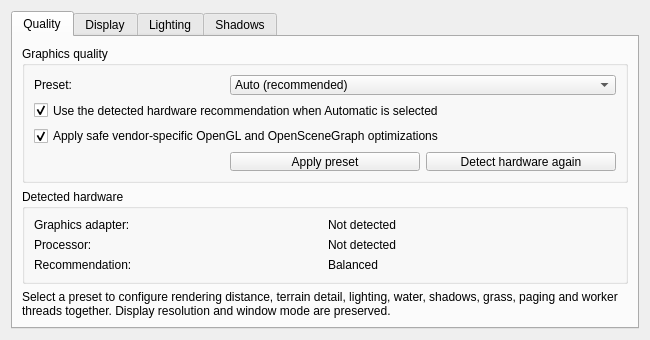
<?xml version="1.0" encoding="UTF-8"?>
<ui version="4.0">
 <class>GraphicsPage</class>
 <widget class="QWidget" name="GraphicsPage">
  <property name="geometry">
   <rect>
    <x>0</x>
    <y>0</y>
    <width>650</width>
    <height>340</height>
   </rect>
  </property>
  <layout class="QVBoxLayout" name="verticalLayout">
   <item alignment="Qt::AlignTop">
    <widget class="QTabWidget" name="DisplayTabWidget">
     <property name="currentIndex">
      <number>0</number>
     </property>
     <widget class="QWidget" name="QualityWrapper">
      <attribute name="title">
       <string>Quality</string>
      </attribute>
      <layout class="QVBoxLayout" name="qualityPageLayout">
       <item>
        <widget class="QGroupBox" name="qualityPresetGroupBox">
         <property name="title">
          <string>Graphics quality</string>
         </property>
         <layout class="QGridLayout" name="qualityPresetLayout">
          <item row="0" column="0">
           <widget class="QLabel" name="qualityPresetLabel">
            <property name="text">
             <string>Preset:</string>
            </property>
           </widget>
          </item>
          <item row="0" column="1" colspan="2">
           <widget class="QComboBox" name="qualityPresetComboBox">
            <item><property name="text"><string>Auto (recommended)</string></property></item>
            <item><property name="text"><string>Minimum</string></property></item>
            <item><property name="text"><string>Low</string></property></item>
            <item><property name="text"><string>Balanced</string></property></item>
            <item><property name="text"><string>Medium</string></property></item>
            <item><property name="text"><string>High</string></property></item>
            <item><property name="text"><string>Ultra</string></property></item>
           </widget>
          </item>
          <item row="1" column="0" colspan="3">
           <widget class="QCheckBox" name="autoSelectQualityCheckBox">
            <property name="text">
             <string>Use the detected hardware recommendation when Automatic is selected</string>
            </property>
            <property name="checked"><bool>true</bool></property>
           </widget>
          </item>
          <item row="2" column="0" colspan="3">
           <widget class="QCheckBox" name="vendorOptimizationsCheckBox">
            <property name="text">
             <string>Apply safe vendor-specific OpenGL and OpenSceneGraph optimizations</string>
            </property>
            <property name="checked"><bool>true</bool></property>
           </widget>
          </item>
          <item row="3" column="1">
           <widget class="QPushButton" name="applyQualityButton">
            <property name="text"><string>Apply preset</string></property>
           </widget>
          </item>
          <item row="3" column="2">
           <widget class="QPushButton" name="detectHardwareButton">
            <property name="text"><string>Detect hardware again</string></property>
           </widget>
          </item>
         </layout>
        </widget>
       </item>
       <item>
        <widget class="QGroupBox" name="detectedHardwareGroupBox">
         <property name="title"><string>Detected hardware</string></property>
         <layout class="QGridLayout" name="detectedHardwareLayout">
          <item row="0" column="0"><widget class="QLabel" name="qualityGpuTitleLabel"><property name="text"><string>Graphics adapter:</string></property></widget></item>
          <item row="0" column="1"><widget class="QLabel" name="qualityGpuLabel"><property name="text"><string>Not detected</string></property><property name="textInteractionFlags"><set>Qt::TextSelectableByMouse</set></property></widget></item>
          <item row="1" column="0"><widget class="QLabel" name="qualityCpuTitleLabel"><property name="text"><string>Processor:</string></property></widget></item>
          <item row="1" column="1"><widget class="QLabel" name="qualityCpuLabel"><property name="text"><string>Not detected</string></property></widget></item>
          <item row="2" column="0"><widget class="QLabel" name="qualityRecommendationTitleLabel"><property name="text"><string>Recommendation:</string></property></widget></item>
          <item row="2" column="1"><widget class="QLabel" name="qualityRecommendationLabel"><property name="text"><string>Balanced</string></property></widget></item>
         </layout>
        </widget>
       </item>
       <item>
        <widget class="QLabel" name="qualityDescriptionLabel">
         <property name="wordWrap"><bool>true</bool></property>
         <property name="text"><string>Select a preset to configure rendering distance, terrain detail, lighting, water, shadows, grass, paging and worker threads together. Display resolution and window mode are preserved.</string></property>
        </widget>
       </item>
       <item>
        <spacer name="qualityVerticalSpacer">
         <property name="orientation"><enum>Qt::Vertical</enum></property>
         <property name="sizeHint" stdset="0"><size><width>20</width><height>20</height></size></property>
        </spacer>
       </item>
      </layout>
     </widget>
     <widget class="QWidget" name="DisplayWrapper">
      <attribute name="title">
       <string>Display</string>
      </attribute>
      <layout class="QHBoxLayout" name="horizontalLayout_2">
       <item>
        <widget class="QWidget" name="DisplayWidget">
         <layout class="QGridLayout" name="gridLayout_4" columnstretch="1,0">
          <item row="3" column="0">
           <widget class="QLabel" name="antiAliasingLabel">
            <property name="text">
             <string>Anti-aliasing:</string>
            </property>
           </widget>
          </item>
          <item row="6" column="0">
           <widget class="QCheckBox" name="framerateLimitCheckBox">
            <property name="text">
             <string>Framerate Limit:</string>
            </property>
           </widget>
          </item>
          <item row="5" column="1">
           <layout class="QGridLayout" name="resolutionLayout">
            <item row="1" column="2">
             <layout class="QHBoxLayout" name="customResolutionLayout" stretch="1,0,1">
              <item>
               <widget class="QSpinBox" name="customWidthSpinBox">
                <property name="minimum">
                 <number>800</number>
                </property>
               </widget>
              </item>
              <item>
               <widget class="QLabel" name="multiplyLabel">
                <property name="text">
                 <string> x </string>
                </property>
               </widget>
              </item>
              <item>
               <widget class="QSpinBox" name="customHeightSpinBox">
                <property name="minimum">
                 <number>600</number>
                </property>
               </widget>
              </item>
             </layout>
            </item>
            <item row="1" column="1">
             <widget class="QRadioButton" name="customRadioButton">
              <property name="text">
               <string>Custom:</string>
              </property>
             </widget>
            </item>
            <item row="0" column="1">
             <widget class="QRadioButton" name="standardRadioButton">
              <property name="text">
               <string>Standard:</string>
              </property>
              <property name="checkable">
               <bool>true</bool>
              </property>
             </widget>
            </item>
            <item row="0" column="2">
             <widget class="QComboBox" name="resolutionComboBox"/>
            </item>
           </layout>
          </item>
          <item row="6" column="1">
           <widget class="QDoubleSpinBox" name="framerateLimitSpinBox">
            <property name="enabled">
             <bool>false</bool>
            </property>
            <property name="suffix">
             <string> FPS</string>
            </property>
            <property name="decimals">
             <number>1</number>
            </property>
            <property name="minimum">
             <double>1</double>
            </property>
            <property name="maximum">
             <double>1000</double>
            </property>
            <property name="singleStep">
             <double>15</double>
            </property>
            <property name="value">
             <double>300</double>
            </property>
           </widget>
          </item>
          <item row="2" column="0">
           <widget class="QCheckBox" name="windowBorderCheckBox">
            <property name="text">
             <string>Window Border</string>
            </property>
           </widget>
          </item>
          <item row="1" column="0">
           <widget class="QCheckBox" name="fullScreenCheckBox">
            <property name="text">
             <string>Full Screen</string>
            </property>
           </widget>
          </item>
          <item row="5" column="0">
           <widget class="QLabel" name="resolutionLabel">
            <property name="text">
             <string>Resolution:</string>
            </property>
            <property name="alignment">
             <set>Qt::AlignLeading|Qt::AlignLeft|Qt::AlignTop</set>
            </property>
           </widget>
          </item>
          <item row="4" column="1">
           <widget class="QComboBox" name="screenComboBox"/>
          </item>
          <item row="4" column="0">
           <widget class="QLabel" name="screenLabel">
            <property name="text">
             <string>Screen:</string>
            </property>
           </widget>
          </item>
          <item row="3" column="1">
           <widget class="QComboBox" name="antiAliasingComboBox">
            <item>
             <property name="text">
              <string>0</string>
             </property>
            </item>
            <item>
             <property name="text">
              <string>2</string>
             </property>
            </item>
            <item>
             <property name="text">
              <string>4</string>
             </property>
            </item>
            <item>
             <property name="text">
              <string>8</string>
             </property>
            </item>
            <item>
             <property name="text">
              <string>16</string>
             </property>
            </item>
           </widget>
          </item>
          <item row="0" column="0">
           <widget class="QCheckBox" name="vSyncCheckBox">
            <property name="text">
             <string>Vertical Sync</string>
            </property>
           </widget>
          </item>
         </layout>
        </widget>
       </item>
      </layout>
     </widget>
     <widget class="QWidget" name="LightingWrapper">
      <attribute name="title">
       <string>Lighting</string>
      </attribute>
      <layout class="QVBoxLayout" name="lightingLayout">
       <item>
        <layout class="QHBoxLayout" name="lightingMethodLayout">
         <item>
          <widget class="QLabel" name="lightingMethodLabel">
           <property name="text">
            <string>Lighting Method:</string>
           </property>
          </widget>
         </item>
         <item>
          <widget class="QComboBox" name="lightingMethodComboBox">
           <item>
            <property name="text">
             <string>legacy</string>
            </property>
           </item>
           <item>
            <property name="text">
             <string>shaders compatibility</string>
            </property>
           </item>
           <item>
            <property name="text">
             <string>shaders</string>
            </property>
           </item>
          </widget>
         </item>
        </layout>
       </item>
       <item>
        <spacer name="verticalSpacer">
         <property name="orientation">
          <enum>Qt::Vertical</enum>
         </property>
         <property name="sizeHint" stdset="0">
          <size>
           <width>20</width>
           <height>40</height>
          </size>
         </property>
        </spacer>
       </item>
      </layout>
     </widget>
     <widget class="QWidget" name="ShadowWrapper">
      <attribute name="title">
       <string>Shadows</string>
      </attribute>
      <layout class="QHBoxLayout" name="horizontalLayout">
       <item>
        <widget class="QWidget" name="ShadowWidget">
         <property name="sizePolicy">
          <sizepolicy hsizetype="Preferred" vsizetype="Preferred">
           <horstretch>1</horstretch>
           <verstretch>1</verstretch>
          </sizepolicy>
         </property>
         <layout class="QGridLayout" name="shadowsLayout" columnstretch="0,0">

          <item row="0" column="0">
           <widget class="QCheckBox" name="playerShadowsCheckBox">
            <property name="toolTip">
             <string>&lt;html&gt;&lt;head/&gt;&lt;body&gt;&lt;p&gt;Enable shadows exclusively for the player character. May have a very minor performance impact.&lt;/p&gt;&lt;/body&gt;&lt;/html&gt;</string>
            </property>
            <property name="text">
             <string>Enable Player Shadows</string>
            </property>
           </widget>
          </item>
          <item row="1" column="0">
           <widget class="QCheckBox" name="actorShadowsCheckBox">
            <property name="toolTip">
             <string>&lt;html&gt;&lt;head/&gt;&lt;body&gt;&lt;p&gt;Enable shadows for NPCs and creatures besides the player character. May have a minor performance impact.&lt;/p&gt;&lt;/body&gt;&lt;/html&gt;</string>
            </property>
            <property name="text">
             <string>Enable Actor Shadows</string>
            </property>
           </widget>
          </item>
          <item row="2" column="0">
           <widget class="QCheckBox" name="objectShadowsCheckBox">
            <property name="toolTip">
             <string>&lt;html&gt;&lt;head/&gt;&lt;body&gt;&lt;p&gt;Enable shadows for primarily inanimate objects. May have a significant performance impact.&lt;/p&gt;&lt;/body&gt;&lt;/html&gt;</string>
            </property>
            <property name="text">
             <string>Enable Object Shadows</string>
            </property>
           </widget>
          </item>
          <item row="3" column="0">
           <widget class="QCheckBox" name="terrainShadowsCheckBox">
            <property name="toolTip">
             <string>&lt;html&gt;&lt;head/&gt;&lt;body&gt;&lt;p&gt;Enable shadows for the terrain including distant terrain. May have a significant performance and shadow quality impact.&lt;/p&gt;&lt;/body&gt;&lt;/html&gt;</string>
            </property>
            <property name="text">
             <string>Enable Terrain Shadows</string>
            </property>
           </widget>
          </item>
          <item row="4" column="0">
           <widget class="QCheckBox" name="indoorShadowsCheckBox">
            <property name="toolTip">
             <string>&lt;html&gt;&lt;head/&gt;&lt;body&gt;&lt;p&gt;Due to limitations with Morrowind's data, only actors can cast shadows indoors, which some might feel is distracting.&lt;/p&gt;&lt;p&gt;Has no effect if actor/player shadows are not enabled.&lt;/p&gt;&lt;/body&gt;&lt;/html&gt;</string>
            </property>
            <property name="text">
             <string>Enable Indoor Shadows</string>
            </property>
           </widget>
          </item>
          <item row="5" column="0">
           <widget class="QLabel" name="shadowComputeSceneBoundsLabel">
            <property name="toolTip">
             <string>&lt;html&gt;&lt;head/&gt;&lt;body&gt;&lt;p&gt;Type of "compute scene bounds" computation method to be used. Bounds (default) for good balance between performance and shadow quality, primitives for better looking shadows or none for no computation.&lt;/p&gt;&lt;/body&gt;&lt;/html&gt;</string>
            </property>
            <property name="text">
             <string>Shadow Near Far Computation Method:</string>
            </property>
           </widget>
          </item>
          <item row="5" column="1">compute scene bounds
           <widget class="QComboBox" name="shadowComputeSceneBoundsComboBox">
            <item>
             <property name="text">
              <string>bounds</string>
             </property>
            </item>
            <item>
             <property name="text">
              <string>primitives</string>
             </property>
            </item>
            <item>
             <property name="text">
              <string>none</string>
             </property>
            </item>
           </widget>
          </item>
          <item row="6" column="0">
           <widget class="QLabel" name="shadowResolutionLabel">
            <property name="toolTip">
             <string>&lt;html&gt;&lt;head/&gt;&lt;body&gt;&lt;p&gt;The resolution of each individual shadow map. Increasing it significantly improves shadow quality but may have a minor performance impact.&lt;/p&gt;&lt;/body&gt;&lt;/html&gt;</string>
            </property>
            <property name="text">
             <string>Shadow Map Resolution:</string>
            </property>
           </widget>
          </item>
          <item row="6" column="1">
           <widget class="QComboBox" name="shadowResolutionComboBox">
            <item>
             <property name="text">
              <string>256</string>
             </property>
            </item>
            <item>
             <property name="text">
              <string>512</string>
             </property>
            </item>
            <item>
             <property name="text">
              <string>1024</string>
             </property>
            </item>
            <item>
             <property name="text">
              <string>2048</string>
             </property>
            </item>
            <item>
             <property name="text">
              <string>4096</string>
             </property>
            </item>
            <item>
             <property name="text">
              <string>8192</string>
             </property>
            </item>
           </widget>
          </item>
          <item row="7" column="0">
           <widget class="QCheckBox" name="shadowDistanceCheckBox">
            <property name="toolTip">
             <string>&lt;html&gt;&lt;head/&gt;&lt;body&gt;&lt;p&gt;The distance from the camera at which shadows completely disappear.&lt;/p&gt;&lt;/body&gt;&lt;/html&gt;</string>
            </property>
            <property name="text">
             <string>Shadow Distance Limit:</string>
            </property>
           </widget>
          </item>
          <item row="7" column="1">
           <widget class="QSpinBox" name="shadowDistanceSpinBox">
            <property name="enabled">
             <bool>false</bool>
            </property>
            <property name="toolTip">
             <string>&lt;html&gt;&lt;head/&gt;&lt;body&gt;&lt;p&gt;64 game units is 1 real life yard or about 0.9 m&lt;/p&gt;&lt;/body&gt;&lt;/html&gt;</string>
            </property>
            <property name="suffix">
             <string> unit(s)</string>
            </property>
            <property name="minimum">
             <number>512</number>
            </property>
            <property name="maximum">
             <number>81920</number>
            </property>
            <property name="value">
             <number>8192</number>
            </property>
           </widget>
          </item>
          <item row="8" column="0">
           <widget class="QLabel" name="fadeStartLabel">
            <property name="toolTip">
             <string>&lt;html&gt;&lt;head/&gt;&lt;body&gt;&lt;p&gt;The fraction of the limit above at which shadows begin to gradually fade away.&lt;/p&gt;&lt;/body&gt;&lt;/html&gt;</string>
            </property>
            <property name="text">
             <string>Fade Start Multiplier:</string>
            </property>
           </widget>
          </item>
          <item row="8" column="1">
           <widget class="QDoubleSpinBox" name="fadeStartSpinBox">
            <property name="enabled">
             <bool>false</bool>
            </property>
            <property name="decimals">
             <number>2</number>
            </property>
            <property name="minimum">
             <double>0</double>
            </property>
            <property name="maximum">
             <double>1</double>
            </property>
            <property name="value">
             <double>0.90</double>
            </property>
           </widget>
          </item>

         </layout>
        </widget>
       </item>
      </layout>
     </widget>
    </widget>
   </item>
  </layout>
 </widget>
 <resources/>
 <connections/>
</ui>
